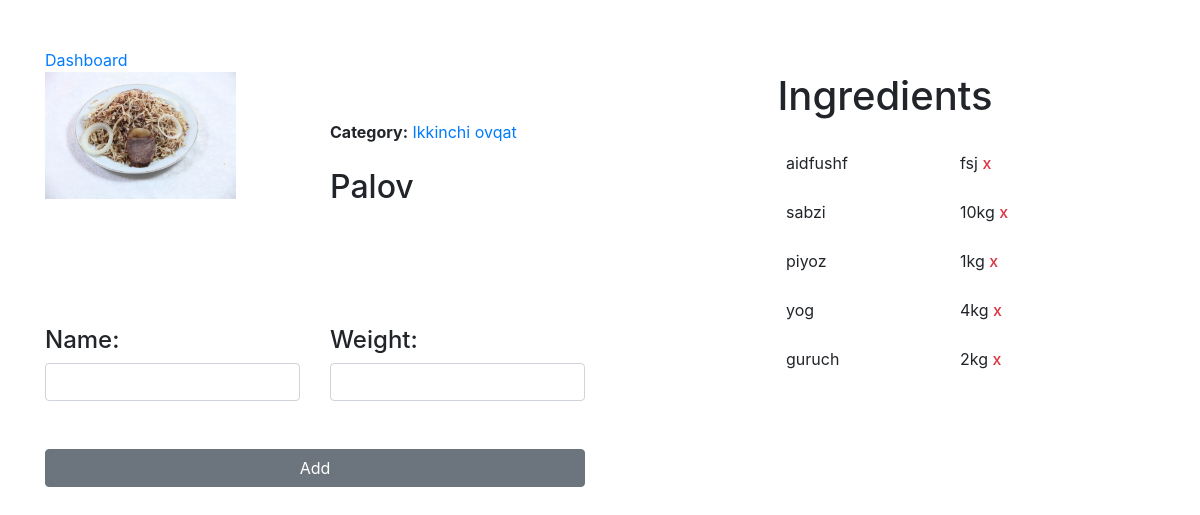
The page /add_ingredient/ikkinchi-ovqat/palov/ (signed in) on the database its author committed.
### restaurant/models.py (models this page shows, shortened)
class Food(models.Model):
    name = models.CharField(max_length=255)
    slug = models.SlugField(max_length=255)
    category = models.ForeignKey(Category,
                                 related_name='foods',
                                 on_delete=models.CASCADE)
    image = models.ImageField(upload_to='images/food/', blank=True)
    def __str__(self):
        return self.name

class Category(models.Model):
    name = models.CharField(max_length=100)
    slug = models.SlugField(max_length=100)
    image = models.ImageField(upload_to='images/category/', blank=True)
    class Meta:
        verbose_name = 'category'
        verbose_name_plural = 'categories'

class Ingredient(models.Model):
    name = models.CharField(max_length=100, default='')
    weight = models.CharField(max_length=100)
    food = models.ForeignKey(Food,
                             related_name='ingredients',
                             on_delete=models.CASCADE)

### restaurant/views.py (the view)
# urls.py: path('add_ingredient/<str:category_slug>/<str:food_slug>/', views.ingredient, name='ingredient'),
def ingredient(request, category_slug, food_slug):
    if not request.user.is_staff:
        return redirect('restaurant:home')
    food = get_object_or_404(Food, category__slug=category_slug, slug=food_slug)
    print(food)
    if request.method == 'POST':
        form = IngredientForm(data=request.POST)
        if form.is_valid():
            new_form = form.save(commit=False)
            new_form.food = food
            new_form.save()
            messages.success(request, 'Ingredient added.')
            return redirect(food.get_absolute_url_admin())
    else:
        form = IngredientForm()
    return render(request, 'restaurant/admin/ingredient_form.html', {'form': form, 'food': food})

### restaurant/forms.py
class IngredientForm(forms.ModelForm):
    class Meta:
        model = Ingredient
        fields = ['name', 'weight']

### restaurant/templates/restaurant/admin/ingredient_form.html (shortened to what this page needs)
{% load static %}
{% load widget_tweaks %}
<!DOCTYPE html>
<html lang="en">
<head>
    <link rel="stylesheet" href="https://maxcdn.bootstrapcdn.com/bootstrap/4.5.2/css/bootstrap.min.css">
    <link rel="stylesheet" href="{% static 'css/ingredient.css' %}">
</head>
<body>
<div class="container my-5">
    <a href="{% url 'restaurant:dashboard' %}">Dashboard</a>
    <div class="row">
        <div class="col-lg-6">
            <div class="row">
                <div class="col-lg-6">
                    {% if food.image %}
                    <img src="{{ food.image.url }}" class="w-75" alt="">
                    {% endif %}
                </div>
                <div class="col-lg-6 my-5">
                    <b>Category:</b> <span><a href="{% url 'restaurant:list_by_category' food.category.slug %}">{{ food.category.name }}</a></span>
                    <h2 class="my-4">{{ food.name }}</h2>
                </div>
            </div>
            <form action="" method="post"> {% csrf_token %}
                <div class="row my-5">
                    <div class="col-lg-6">
                        <h4>Name: </h4>
                        {% render_field form.name class="form-control" %}
                    </div>
                    <div class="col-lg-6">
                        <h4>Weight: </h4>
                        {% render_field form.weight class="form-control" %}
                    </div>
                    <div class="col-lg-12 my-5">
                        <button class="btn btn-secondary w-100" type="submit">
                            Add
                        </button>
                    </div>
                </div>
            </form>
        </div>
        <div class="col-lg-6">
            <h1 class="text-center">Ingredients</h1>
            <div class="row my-3 mx-lg-5 px-lg-5 mx-2 px-2">
                <div class="col-lg-6 col-sm-3">
                    <ul class="ingri-list">
                        {% for ingredient in food.ingredients.all reversed %}
                        <li>
                            {{ ingredient.name }}
                        </li>
                        {% endfor %}
                    </ul>
                </div>
                <div class="col-lg-6 col-sm-3">
                    <ul class="ingri-list">
                        {% for ingredient in food.ingredients.all reversed %}
                        <li>
                            {{ ingredient.weight }} <a href="{% url 'restaurant:delete' ingredient.id %}?next={{ request.path|urlencode }}" class="text-danger h6">x</a>
                        </li>
                        {% endfor %}
                    </ul>
                </div>
            </div>
        </div>
    </div>
</div>
</body>
</html>

### static/css/ingredient.css (style rules this page uses)
.ingri-list li { list-style-type: none; margin: 5px 0; padding: 10px 20px; }

### rows shown on the page
Food: image (picture), category.name "Ikkinchi ovqat", name "Palov"
Ingredient: name "aidfushf", weight "fsj"
Ingredient: name "sabzi", weight "10kg"
Ingredient: name "piyoz", weight "1kg"
Ingredient: name "yog", weight "4kg"
Ingredient: name "guruch", weight "2kg"
